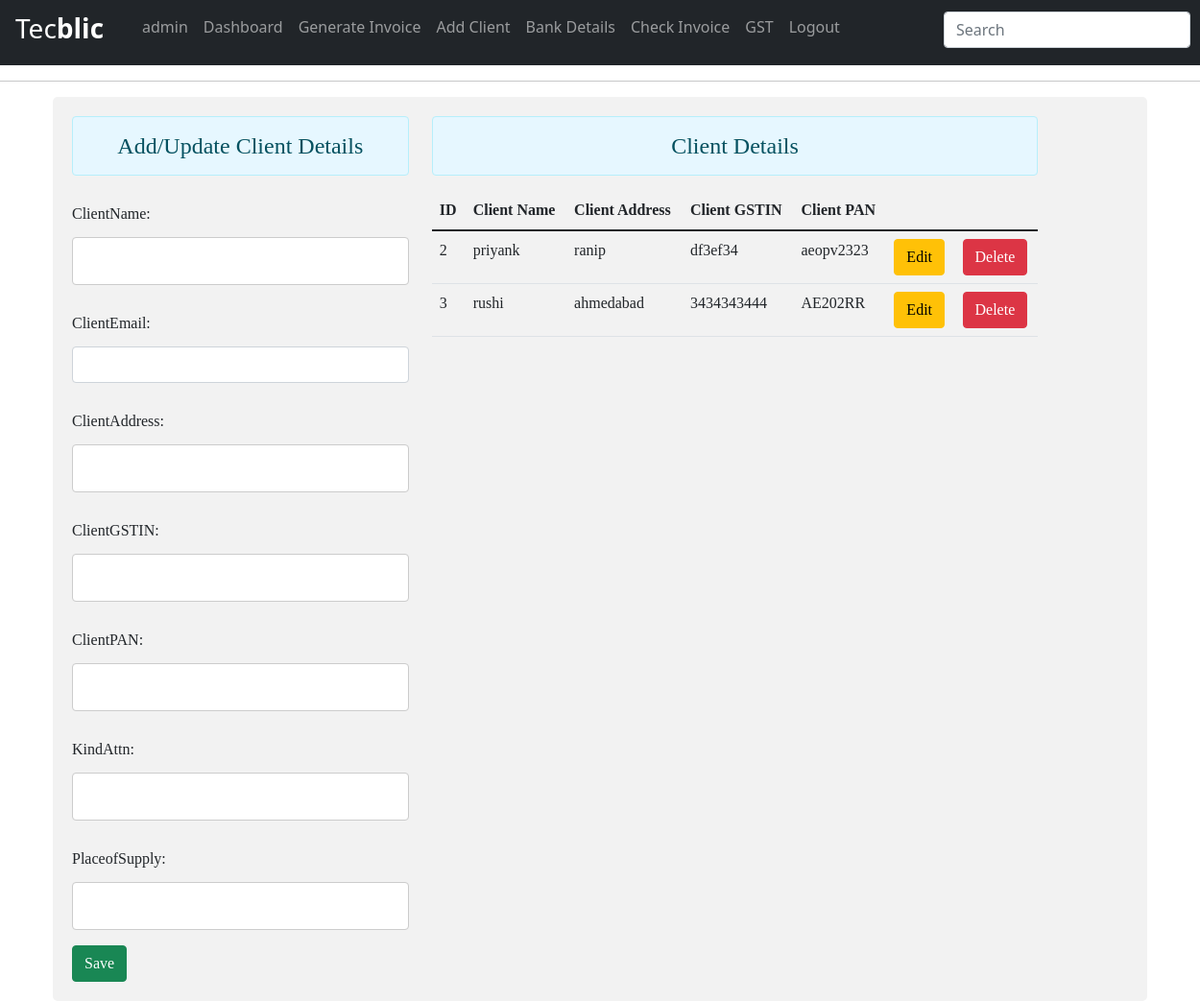
Page /add (signed in) on the committed database.
### tecblicapp/models.py (models this page shows, shortened)
class clientDetail(models.Model):
    clientName=models.CharField(max_length=50,null=True,blank=True)
    clientEmail=models.EmailField(null=True,blank=True)
    clientAddress=models.CharField(max_length=200,null=True,blank=True)
    clientGSTIN=models.CharField(max_length=15,null=True,blank=True)
    clientPAN=models.CharField(max_length=10,null=True,blank=True)
    kindAttn=models.CharField(max_length=40,null=True,blank=True)
    placeofSupply=models.CharField(max_length=40,null=True,blank=True)

### tecblicapp/views.py (the view)
# urls.py: path('add',views.client_detail,name='client-detail'),
@login_required(login_url='login')
def client_detail(request):
    form=clientDetailForm()
    clientdetails1=clientDetail.objects.all()
    return render(request,'tecblicapp/add_client.html',{'form':form,'clientdetails':clientdetails1})

### tecblicapp/forms.py
class clientDetailForm(forms.ModelForm):
    class Meta:
        model=clientDetail
        fields='__all__'
        widgets={
            'clientName':forms.TextInput(attrs= {'class':'form-control','id':'nameid','required':'required'}),
            'clientEmail':forms.EmailInput(attrs={'class':'form-control','id':'emailid','required':'required',}),
            'clientAddress':forms.TextInput(attrs= {'class':'form-control','id':'addressid','required':'required',}),
            'clientGSTIN':forms.TextInput(attrs=     {'class':'form-control','id':'gstinid','required':'required',}),
            'clientPAN':forms.TextInput(attrs=     {'class':'form-control','id':'panid','required':'required',}),
            'kindAttn':forms.TextInput(attrs=     {'class':'form-control','id':'kindattnid','required':'required',}),
            'placeofSupply':forms.TextInput(attrs=     {'class':'form-control','id':'placeid','required':'required',}),
        }

### tecblicapp/templates/tecblicapp/add_client.html (shortened to what this page needs)
<!DOCTYPE html>
<html lang="en">
<head>
    <link href="https://cdn.jsdelivr.net/npm/bootstrap@5.1.3/dist/css/bootstrap.min.css" rel="stylesheet">
</head>
<body>
{% include 'tecblicapp/navbar.html' %}
<hr>
<div class="container">
    <div class="row" style="font-family: Georgia, 'Times New Roman', Times, serif; ">
        <div class="col-sm-4">
            <h4 class="text-center alert alert-info" style="background-color: #e6f7ff;">Add/Update Client Details</h4>
            <form id="form" action="add" method="POST">
                {{form.as_p}}
                <input type="button" class="btn btn-success" id="btnsave" value="Save">
            </form>
        </div>
        <div class="col-sm-7" style="font-family: Georgia, 'Times New Roman', Times, serif;">
            <h4 class="text-center alert alert-info" style="background-color: #e6f7ff;">Client Details</h4>
            <table class="table table-hover">
                <thead>
                    <tr>
                        <th scope="col">ID</th>
                        <th scope="col">Client Name</th>
                        <th scope="col">Client Address</th>
                        <th scope="col">Client GSTIN</th>
                        <th scope="col">Client PAN</th>
                    </tr>
                </thead>
                <tbody id="tbody">
                    {% for cl in clientdetails %}
                    <tr>
                        <td>{{ cl.id }}</td>
                        <td>{{ cl.clientName }}</td>
                        <td>{{ cl.clientAddress }}</td>
                        <td>{{ cl.clientGSTIN }}</td>
                        <td>{{ cl.clientPAN }}</td>
                        <td><input type="button" data-sid="{{cl.id}}" class="btn btn-warning btn-edit" value="Edit"></td>
                        <td><input type="button" data-sid="{{cl.id}}" class="btn btn-danger btn-del" value="Delete"></td>
                    </tr>
                    {% endfor %}
                </tbody>
            </table>
        </div>
    </div>
</div>
</body>
</html>

### tecblicapp/templates/tecblicapp/navbar.html (shortened to what this page needs)
{% load static %}
<nav class="navbar navbar-expand-lg navbar-dark bg-dark">
  <div class="collapse navbar-collapse" id="navbarCollapse">
    <div class="navbar-nav">
     <a class="navbar-brand" href="{% url 'home_page' %}">
        <h3 class="mx-3"> Tec<b>blic</b></h3>
      </a>
      <span class="nav-item nav-link"> {{request.user}} </span>
      <a class="nav-item nav-link" href=" {% url 'home_page' %}">Dashboard</a>
      <a class="nav-item nav-link" href="{% url 'invoice_details' %}">Generate Invoice</a>
      <a class="nav-item nav-link" href="{% url 'client-detail' %}">Add Client</a>
      <a class="nav-item nav-link" href="{% url 'bank-detail' %}">Bank Details</a>
      <a class="nav-item nav-link" href="{% url 'check_invoices' %}">Check Invoice</a>
      <a class="nav-item nav-link" href="{% url 'gst' %}">GST</a>
      <a class="nav-item nav-link" href="{% url 'logout' %}">Logout</a>
      <form method="GET" action="/search"><input class="mt-1 form-control mr-sm-2" type="search" style="position: relative; left: 100px;" name="query" id="query" placeholder="Search" aria-label="Search"></form>
    </div>
  </div>
</nav>

### tecblicapp/templates/tecblicapp/add_client.html (style rules this page uses)
* { box-sizing: border-box; }
input[type=text], select, textarea { width: 100%; padding: 12px; border: 1px solid #ccc; border-radius: 4px; resize: vertical; }
label { padding: 12px 12px 12px 0; display: inline-block; }
.container { border-radius: 5px; background-color: #f2f2f2; padding: 20px; }
.row:after { content: ""; display: table; clear: both; }

### rows in the picture
clientDetail: id "2", clientName "priyank", clientAddress "ranip", clientGSTIN "df3ef34", clientPAN "aeopv2323"
clientDetail: id "3", clientName "rushi", clientAddress "ahmedabad", clientGSTIN "3434343444", clientPAN "AE202RR"

### other values in the picture
{{ request.user }} "admin"
